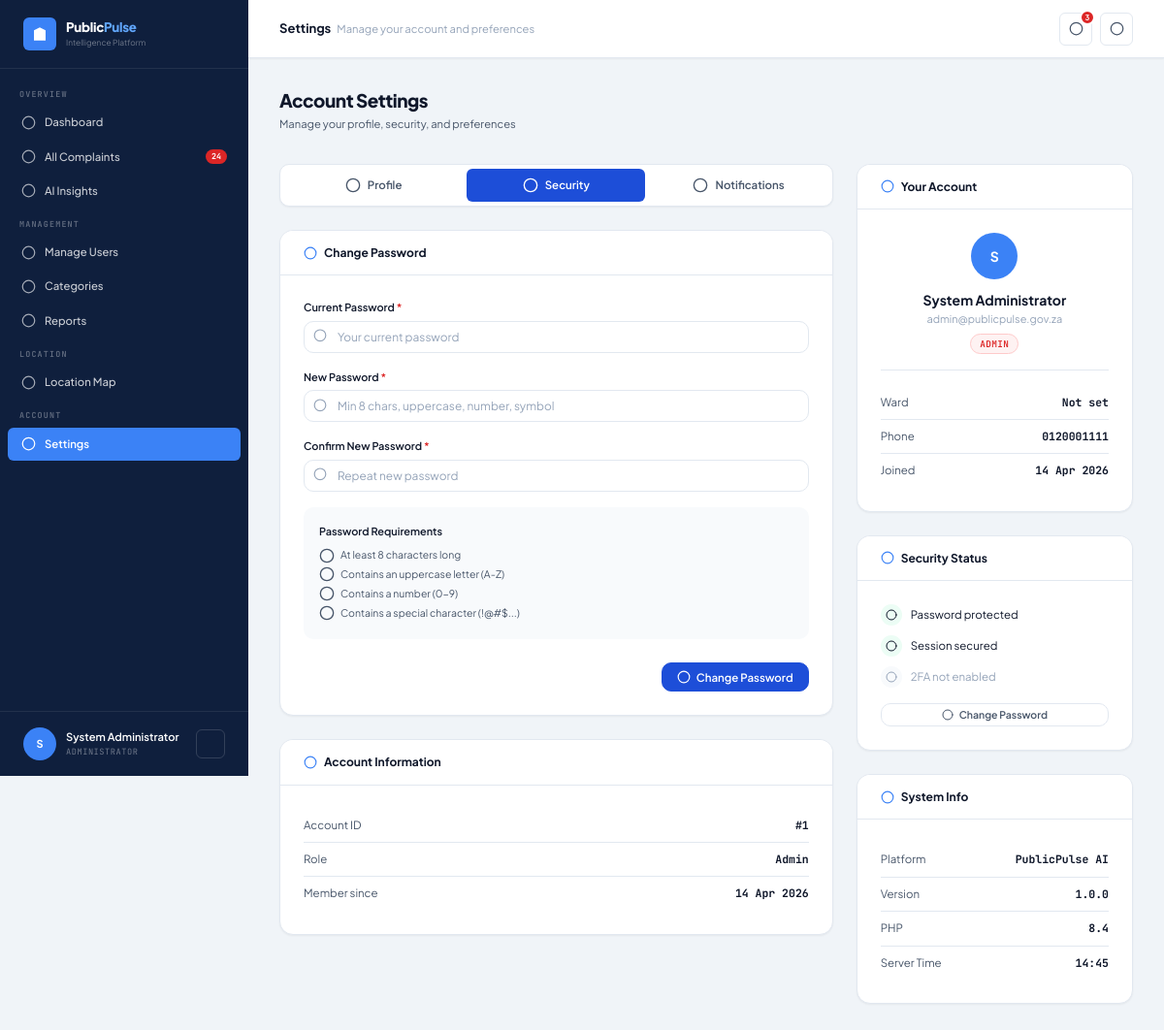
/settings.php?tab=security (signed in), run on the app's committed database.
### tables this page shows
CREATE TABLE `users` (
  `id` int(10) UNSIGNED NOT NULL,
  `name` varchar(120) NOT NULL,
  `email` varchar(180) NOT NULL,
  `password` varchar(255) NOT NULL,
  `role` enum('citizen','admin','analyst') NOT NULL DEFAULT 'citizen',
  `phone` varchar(20) DEFAULT NULL,
  `ward` varchar(100) DEFAULT NULL,
  `is_active` tinyint(1) NOT NULL DEFAULT 1,
  `created_at` datetime NOT NULL DEFAULT current_timestamp(),
  `updated_at` datetime NOT NULL DEFAULT current_timestamp() ON UPDATE current_timestamp()
);

### includes/layout.php (the view, shortened to what the rows shown need)
<?php
require_once __DIR__ . '/icons.php';
function renderHead(string $title, array $extraCss = []): string
{
    $base   = APP_URL;
    $csrf   = csrfToken();
    $role   = $_SESSION['user_role'] ?? 'citizen';
    $extras = implode("\n", array_map(fn($h) => "<link rel=\"stylesheet\" href=\"{$h}\">", $extraCss));
    return <<<HTML
<!DOCTYPE html>
<html lang="en">
<head>
<meta charset="UTF-8">
<meta name="viewport" content="width=device-width,initial-scale=1">
<meta name="csrf-token" content="{$csrf}">
<title>{$title} — PublicPulse AI</title>
<link rel="preconnect" href="https://fonts.googleapis.com">
<link rel="preconnect" href="https://fonts.gstatic.com" crossorigin>
<link href="https://fonts.googleapis.com/css2?family=Plus+Jakarta+Sans:wght@300;400;500;600;700;800&family=JetBrains+Mono:wght@400;500;600&display=swap" rel="stylesheet">
<link rel="stylesheet" href="{$base}/assets/css/app.css">
{$extras}
<script src="https://cdn.jsdelivr.net/npm/chart.js@4.4.0/dist/chart.umd.min.js"></script>
<script>
  const PP_URL = '{$base}';
  const PP_ROLE = '{$role}';
</script>
</head>
<body>
HTML;
}
function renderSidebar(string $active = '', ?array $user = null): string
{
    $base  = APP_URL;
    $role  = $user['role'] ?? 'citizen';
    $name  = htmlspecialchars($user['name'] ?? 'User');
    $init  = strtoupper(mb_substr($user['name'] ?? 'U', 0, 1));
    $roles = ['admin' => 'Administrator', 'analyst' => 'Data Analyst', 'citizen' => 'Citizen'];
    $rl    = $roles[$role] ?? 'User';
    $openCount = _getSidebarOpenCount();
    $logoSvg = '<svg width="18" height="18" viewBox="0 0 24 24" fill="white" stroke="none"><path d="M3 21h18M4 21V7l8-4 8 4v14M9 21V12h6v9M9 9h1m4 0h1M9 15h1m4 0h1"/></svg>';
    $nav = '';
    if ($role === 'citizen') {
        $nav .= _navItem($base.'/citizen/dashboard.php',    'dashboard',   'Dashboard',         'citizen_dashboard',  $active);
        $nav .= _navItem($base.'/citizen/submit.php',       'plus-circle', 'Submit Complaint',  'citizen_submit',     $active);
        $nav .= _navItem($base.'/citizen/complaints.php',   'list',        'My Complaints',     'citizen_complaints', $active);
        $nav .= _navItem($base.'/citizen/track.php',        'search',      'Track Status',      'citizen_track',      $active);
        $nav .= _navItem($base.'/citizen/notifications.php','bell',        'Notifications',     'citizen_notif',      $active);
    } elseif ($role === 'admin') {
        $nav .= _navSection('Overview');
        $nav .= _navItem($base.'/admin/dashboard.php',     'dashboard',   'Dashboard',         'admin_dashboard',    $active);
        $nav .= _navItem($base.'/admin/complaints.php',    'inbox',       'All Complaints',    'admin_complaints',   $active, $openCount);
        $nav .= _navItem($base.'/admin/ai_insights.php',   'brain',       'AI Insights',       'admin_ai',           $active);
        $nav .= _navSection('Management');
        $nav .= _navItem($base.'/admin/users.php',         'users',       'Manage Users',      'admin_users',        $active);
        $nav .= _navItem($base.'/admin/categories.php',    'tag',         'Categories',        'admin_categories',   $active);
        $nav .= _navItem($base.'/admin/reports.php',       'file-text',   'Reports',           'admin_reports',      $active);
        $nav .= _navSection('Location');
        $nav .= _navItem($base.'/location.php',            'map',         'Location Map',      'location',           $active);
    }
    $nav .= _navSection('Account');
    $nav .= _navItem($base.'/settings.php', 'settings', 'Settings', 'settings', $active);
    return <<<HTML
<aside class="sidebar" id="appSidebar">
  <div class="sidebar-logo">
    <div class="sidebar-logo-icon">{$logoSvg}</div>
    <div>
      <div class="sidebar-logo-text">Public<span>Pulse</span></div>
      <div class="sidebar-logo-sub">Intelligence Platform</div>
    </div>
  </div>
  <nav class="sidebar-nav">{$nav}</nav>
  <div class="sidebar-footer">
    <div class="sidebar-user">
      <div class="avatar">{$init}</div>
      <div class="user-meta" style="flex:1;min-width:0">
        <div class="user-name">{$name}</div>
        <div class="user-role">{$rl}</div>
      </div>
      <a href="{$base}/auth/logout.php" title="Sign out"
         style="width:30px;height:30px;border:1px solid rgba(255,255,255,.15);background:transparent;color:rgba(255,255,255,.6);border-radius:6px;display:flex;align-items:center;justify-content:center;flex-shrink:0;transition:all .2s;text-decoration:none"
         onmouseover="this.style.background='rgba(255,255,255,.1)'" onmouseout="this.style.background='transparent'">
        <?= icon('logout','',14) ?>
      </a>
    </div>
  </div>
</aside>
HTML;
}
function _navSection(string $label): string
{
    return "<div class=\"nav-section-label\">{$label}</div>";
}
function _navItem(string $href, string $iconName, string $label, string $key, string $active, int $badge = 0): string
{
    $isActive  = $active === $key ? 'active' : '';
    $badgeHtml = $badge > 0 ? "<span class=\"nav-badge\">{$badge}</span>" : '';
    $ic = icon($iconName);
    return "<a href=\"{$href}\" class=\"nav-item {$isActive}\">{$ic} {$label}{$badgeHtml}</a>";
}
function _getSidebarOpenCount(): int
{
    try {
        return (int)Database::fetchScalar("SELECT COUNT(*) FROM complaints WHERE status NOT IN ('resolved','closed')");
    } catch (\Throwable $e) { return 0; }
}
function renderFoot(array $extraJs = []): string
{
    $base    = APP_URL;
    $scripts = implode("\n", array_map(fn($s) => "<script src=\"{$s}\"></script>", $extraJs));
    return <<<HTML
<script src="{$base}/assets/js/app.js"></script>
{$scripts}
</body></html>
HTML;
}

### settings.php (shortened to what the rows shown need)
<?php
require_once __DIR__ . '/includes/config.php';
require_once __DIR__ . '/includes/functions.php';
require_once __DIR__ . '/includes/layout.php';
$csrf   = csrfToken();
$user   = currentUser();
$tab    = getVal('tab', 'profile');
$user = currentUser();
$wards = [];
for ($i=1; $i<=25; $i++) $wards[] = "Ward $i";
echo renderHead('Settings');
echo '<div class="app-shell">';
echo renderSidebar('settings', $user);
echo '<div class="main-content">';
?>
<div class="page-content">
  <div class="grid-2-1" style="align-items:start">
    <div>
      <?php if ($tab === 'profile'): ?>
      <div class="card">
        <div class="card-header">
          <div class="card-title"><?= icon('user') ?> Profile Information</div>
        </div>
        <div class="card-body">
          <div style="display:flex;align-items:center;gap:var(--space-lg);margin-bottom:var(--space-lg);padding-bottom:var(--space-lg);border-bottom:1px solid var(--border)">
            <div class="avatar lg"><?= strtoupper(mb_substr($user['name'],0,1)) ?></div>
            <div>
              <div style="font-weight:700;font-size:1rem"><?= htmlspecialchars($user['name']) ?></div>
              <div style="color:var(--text-muted);font-size:.8rem"><?= htmlspecialchars($user['email']) ?></div>
              <span class="badge <?= $user['role']==='admin'?'badge-red':($user['role']==='analyst'?'badge-purple':'badge-blue') ?>" style="margin-top:4px">
                <?= ucfirst($user['role']) ?>
              </span>
            </div>
          </div>
          <form method="POST">
            <input type="hidden" name="csrf_token" value="<?= $csrf ?>">
            <input type="hidden" name="action"     value="update_profile">
            <div class="grid-2" style="gap:var(--space-md)">
              <div class="form-group" style="margin:0">
                <label class="form-label required">Full Name</label>
                <input type="text" name="name" class="form-control" value="<?= htmlspecialchars($user['name']) ?>" required>
              </div>
              <div class="form-group" style="margin:0">
                <label class="form-label required">Email Address</label>
                <input type="email" name="email" class="form-control" value="<?= htmlspecialchars($user['email']) ?>" required>
              </div>
              <div class="form-group" style="margin:0">
                <label class="form-label">Phone Number</label>
                <input type="tel" name="phone" class="form-control" value="<?= htmlspecialchars($user['phone'] ?? '') ?>" placeholder="e.g. 0821234567">
              </div>
              <div class="form-group" style="margin:0">
                <label class="form-label">Ward</label>
                <select name="ward" class="form-control">
                  <option value="">Select ward...</option>
                  <?php foreach ($wards as $w): ?>
                    <option value="<?= $w ?>" <?= ($user['ward']??'')===$w?'selected':'' ?>><?= $w ?></option>
                  <?php endforeach; ?>
                </select>
              </div>
            </div>
            <div style="margin-top:var(--space-lg);display:flex;justify-content:flex-end">
              <button type="submit" class="btn btn-primary"><?= icon('save') ?> Save Profile</button>
            </div>
          </form>
        </div>
      </div>
      <?php elseif ($tab === 'security'): ?>
      <div class="card">
        <div class="card-header">
          <div class="card-title"><?= icon('lock') ?> Change Password</div>
        </div>
        <div class="card-body">
          <form method="POST">
            <div class="form-group">
              <label class="form-label required">Current Password</label>
              <div class="input-group">
                <span class="input-icon"><?= icon('lock') ?></span>
                <input type="password" name="current_password" class="form-control" placeholder="Your current password" required>
              </div>
            </div>
            <div class="form-group">
              <label class="form-label required">New Password</label>
              <div class="input-group">
                <span class="input-icon"><?= icon('key') ?></span>
                <input type="password" name="new_password" id="newPwd" class="form-control" placeholder="Min 8 chars, uppercase, number, symbol" required oninput="checkPwdStrength(this.value)">
              </div>
            </div>
            <div class="form-group">
              <label class="form-label required">Confirm New Password</label>
              <div class="input-group">
                <span class="input-icon"><?= icon('check') ?></span>
                <input type="password" name="confirm_password" class="form-control" placeholder="Repeat new password" required>
              </div>
            </div>
            <div style="background:var(--bg-elevated);border-radius:var(--radius-md);padding:var(--space-md);margin-bottom:var(--space-lg)">
              <div style="font-size:.78rem;font-weight:600;margin-bottom:8px;color:var(--text-primary)">Password Requirements</div>
              <?php foreach ([
                'At least 8 characters long',
                'Contains an uppercase letter (A-Z)',
                'Contains a number (0-9)',
                'Contains a special character (!@#$...)',
              ] as $req): ?>
                <div style="font-size:.75rem;color:var(--text-secondary);margin-bottom:3px;display:flex;align-items:center;gap:6px">
                  <?= icon('check-circle') ?> <?= $req ?>
                </div>
              <?php endforeach; ?>
            </div>
            <div style="display:flex;justify-content:flex-end">
              <button type="submit" class="btn btn-primary"><?= icon('lock') ?> Change Password</button>
            </div>
          </form>
        </div>
      </div>
      <div class="card" style="margin-top:var(--space-lg)">
        <div class="card-header"><div class="card-title"><?= icon('info') ?> Account Information</div></div>
        <div class="card-body">
          <div class="stat-row"><span class="stat-label">Account ID</span><span class="stat-value">#<?= $user['id'] ?></span></div>
          <div class="stat-row"><span class="stat-label">Role</span><span class="stat-value"><?= ucfirst($user['role']) ?></span></div>
          <div class="stat-row"><span class="stat-label">Member since</span><span class="stat-value"><?= formatDate($user['created_at'],'d M Y') ?></span></div>
        </div>
      </div>
      <?php endif; ?>
    </div>
    <div style="display:flex;flex-direction:column;gap:var(--space-lg)">
      <div class="card">
        <div class="card-body">
          <div style="text-align:center;margin-bottom:var(--space-md)">
            <div class="avatar lg" style="margin:0 auto 10px"><?= strtoupper(mb_substr($user['name'],0,1)) ?></div>
            <div style="font-weight:700"><?= htmlspecialchars($user['name']) ?></div>
            <div style="font-size:.78rem;color:var(--text-muted)"><?= htmlspecialchars($user['email']) ?></div>
            <span class="badge <?= $user['role']==='admin'?'badge-red':($user['role']==='analyst'?'badge-purple':'badge-blue') ?>" style="margin-top:6px">
              <?= ucfirst($user['role']) ?>
            </span>
          </div>
          <div class="stat-row"><span class="stat-label">Ward</span><span class="stat-value"><?= htmlspecialchars($user['ward']??'Not set') ?></span></div>
          <div class="stat-row"><span class="stat-label">Phone</span><span class="stat-value"><?= htmlspecialchars($user['phone']??'Not set') ?></span></div>
          <div class="stat-row"><span class="stat-label">Joined</span><span class="stat-value"><?= formatDate($user['created_at'],'d M Y') ?></span></div>
        </div>
      </div>
    </div>
  </div>
</div>
<?= renderFoot() ?>

### data on the page
users: name "S", role "ADMINISTRATOR", id "1", role "Admin", created_at "14 Apr 2026", name "System Administrator", email "admin@publicpulse.gov.za", role "ADMIN", ward "Not set", phone "0120001111"

### other printed values
$label "OVERVIEW MANAGEMENT LOCATION ACCOUNT"
$label "Dashboard All Complaints AI Insights Manage Users Categories Reports Location Map Settings"
$badge "24"
$name "System Administrator"
$title_esc "Settings"
$sub_esc "Manage your account and preferences"
$badgeNum "3"
$t['label'] "Profile"
$t['label'] "Security"
$t['label'] "Notifications"
$req "At least 8 characters long"
$req "Contains an uppercase letter (A-Z)"
$req "Contains a number (0-9)"
$req "Contains a special character (!@#$...)"
PHP_MAJOR_VERSION "8"
